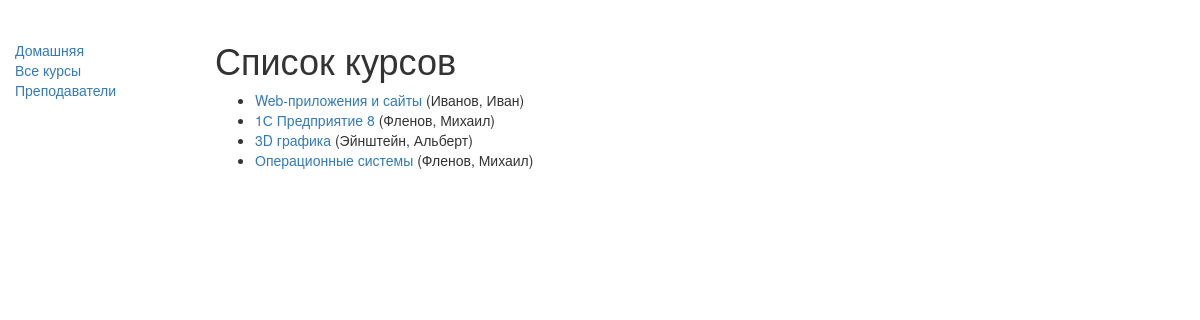
/firstapp/course/, run on the app's committed database.
### firstapp/models.py (models this page shows, shortened)
class course (models.Model):
    title = models.CharField(max_length=200)
    teacher = models.ForeignKey('Teacher', on_delete=models.SET_NULL, null=True)
    summary = models.TextField(max_length=1000, help_text="Введите описание учебного курса")
    faculty = models.ManyToManyField(faculty, help_text="Выберите факультет")
    def get_absolute_url(self):
        return reverse('данные о курсе', args=[str(self.id)])

class teacher(models.Model):
        first_name = models.CharField(max_length=100)
        last_name = models.CharField(max_length=100)
        date_of_birth = models.DateField(null=True, blank=True)
        def   __str__(self):
            return '%s, %s' % (self.last_name, self.first_name)

### firstapp/views.py (the view)
class courseListView(generic.ListView):
    model = course

### firstapp/templates/firstapp/course_list.html
{% extends "base_generic.html" %}
{% block content %}
    <h1>Список курсов</h1>
    {% if course_list %}
    <ul>
      {% for course in course_list %}
      <li>
        <a href="{{ course.get_absolute_url }}">{{ course.title }}</a> ({{course.teacher}})
      </li>
      {% endfor %}
    </ul>
    {% else %}
      <p>Курсы отсутствуют.</p>
    {% endif %}
{% endblock %}

### data on the page
course: title "Web-приложения и сайты", teacher "Иванов, Иван"
course: title "1С Предприятие 8", teacher "Фленов, Михаил"
course: title "3D графика", teacher "Эйнштейн, Альберт"
course: title "Операционные системы", teacher "Фленов, Михаил"
